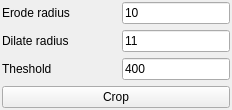
          <widget class="QWidget" name="tab_3">
           <attribute name="title">
            <string>CropThresh</string>
           </attribute>
           <layout class="QGridLayout" name="gridLayout_23">
            <property name="leftMargin">
             <number>2</number>
            </property>
            <property name="topMargin">
             <number>2</number>
            </property>
            <property name="rightMargin">
             <number>2</number>
            </property>
            <property name="bottomMargin">
             <number>2</number>
            </property>
            <item row="0" column="0">
             <layout class="QGridLayout" name="gridLayout_22">
              <item row="0" column="0">
               <widget class="QLabel" name="label_69">
                <property name="text">
                 <string>Erode radius</string>
                </property>
               </widget>
              </item>
              <item row="1" column="2">
               <widget class="QLineEdit" name="lineEdit_DilateRadius">
                <property name="text">
                 <string>11</string>
                </property>
               </widget>
              </item>
              <item row="1" column="0">
               <widget class="QLabel" name="label_70">
                <property name="text">
                 <string>Dilate radius</string>
                </property>
               </widget>
              </item>
              <item row="2" column="2">
               <widget class="QLineEdit" name="lineEdit_Threshold">
                <property name="text">
                 <string>400</string>
                </property>
               </widget>
              </item>
              <item row="3" column="0" colspan="3">
               <widget class="QPushButton" name="pushButton_CropSkinUsingThreshold">
                <property name="text">
                 <string>Crop</string>
                </property>
               </widget>
              </item>
              <item row="0" column="2">
               <widget class="QLineEdit" name="lineEdit_ErodeRadius">
                <property name="text">
                 <string>10</string>
                </property>
               </widget>
              </item>
              <item row="2" column="0">
               <widget class="QLabel" name="label_71">
                <property name="text">
                 <string>Theshold</string>
                </property>
               </widget>
              </item>
              <item row="1" column="1">
               <spacer name="horizontalSpacer_7">
                <property name="orientation">
                 <enum>Qt::Horizontal</enum>
                </property>
                <property name="sizeHint" stdset="0">
                 <size>
                  <width>40</width>
                  <height>20</height>
                 </size>
                </property>
               </spacer>
              </item>
             </layout>
            </item>
           </layout>
          </widget>
